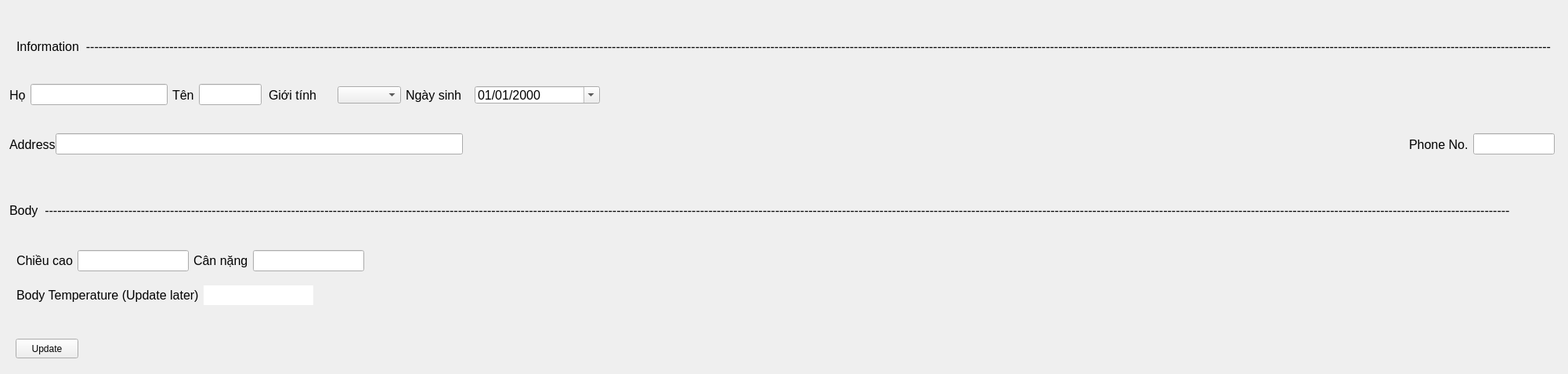
               <widget class="QWidget" name="InputProfilePage">
                <layout class="QVBoxLayout" name="verticalLayout_11">
                 <item>
                  <widget class="QWidget" name="headerProfile" native="true">
                   <property name="maximumSize">
                    <size>
                     <width>16777215</width>
                     <height>80</height>
                    </size>
                   </property>
                   <widget class="QLabel" name="label_8">
                    <property name="geometry">
                     <rect>
                      <x>70</x>
                      <y>20</y>
                      <width>231</width>
                      <height>16</height>
                     </rect>
                    </property>
                    <property name="font">
                     <font>
                      <pointsize>12</pointsize>
                     </font>
                    </property>
                    <property name="text">
                     <string>&lt;username&gt; Infomation</string>
                    </property>
                   </widget>
                  </widget>
                 </item>
                 <item>
                  <widget class="QWidget" name="bodyProfile" native="true">
                   <property name="minimumSize">
                    <size>
                     <width>0</width>
                     <height>400</height>
                    </size>
                   </property>
                   <layout class="QVBoxLayout" name="verticalLayout_12">
                    <property name="spacing">
                     <number>1</number>
                    </property>
                    <property name="leftMargin">
                     <number>1</number>
                    </property>
                    <property name="topMargin">
                     <number>1</number>
                    </property>
                    <property name="rightMargin">
                     <number>1</number>
                    </property>
                    <property name="bottomMargin">
                     <number>1</number>
                    </property>
                    <item>
                     <widget class="QWidget" name="widget_10" native="true">
                      <layout class="QVBoxLayout" name="verticalLayout_22">
                       <item>
                        <widget class="QLabel" name="label_9">
                         <property name="font">
                          <font>
                           <pointsize>12</pointsize>
                          </font>
                         </property>
                         <property name="text">
                          <string>Information  ---------------------------------------------------------------------------------------------------------------------------------------------------------------------------------------------------------------------------------------------------------------------------------------------------------------------------------------------------------------</string>
                         </property>
                        </widget>
                       </item>
                      </layout>
                     </widget>
                    </item>
                    <item>
                     <widget class="QWidget" name="widget_9" native="true">
                      <property name="maximumSize">
                       <size>
                        <width>16777215</width>
                        <height>40</height>
                       </size>
                      </property>
                      <layout class="QHBoxLayout" name="horizontalLayout_10">
                       <property name="spacing">
                        <number>0</number>
                       </property>
                       <property name="leftMargin">
                        <number>0</number>
                       </property>
                       <property name="topMargin">
                        <number>0</number>
                       </property>
                       <property name="rightMargin">
                        <number>0</number>
                       </property>
                       <property name="bottomMargin">
                        <number>0</number>
                       </property>
                       <item alignment="Qt::AlignmentFlag::AlignLeft">
                        <widget class="QWidget" name="widget_11" native="true">
                         <layout class="QHBoxLayout" name="horizontalLayout_11">
                          <property name="spacing">
                           <number>6</number>
                          </property>
                          <property name="leftMargin">
                           <number>0</number>
                          </property>
                          <property name="topMargin">
                           <number>0</number>
                          </property>
                          <property name="rightMargin">
                           <number>0</number>
                          </property>
                          <property name="bottomMargin">
                           <number>0</number>
                          </property>
                          <item>
                           <widget class="QLabel" name="label_10">
                            <property name="maximumSize">
                             <size>
                              <width>30</width>
                              <height>16777215</height>
                             </size>
                            </property>
                            <property name="font">
                             <font>
                              <pointsize>12</pointsize>
                             </font>
                            </property>
                            <property name="text">
                             <string>Họ</string>
                            </property>
                           </widget>
                          </item>
                          <item>
                           <widget class="QLineEdit" name="inpFirstName">
                            <property name="minimumSize">
                             <size>
                              <width>175</width>
                              <height>25</height>
                             </size>
                            </property>
                            <property name="maximumSize">
                             <size>
                              <width>175</width>
                              <height>16777215</height>
                             </size>
                            </property>
                            <property name="font">
                             <font>
                              <pointsize>12</pointsize>
                             </font>
                            </property>
                           </widget>
                          </item>
                          <item>
                           <widget class="QLabel" name="label_11">
                            <property name="maximumSize">
                             <size>
                              <width>30</width>
                              <height>16777215</height>
                             </size>
                            </property>
                            <property name="font">
                             <font>
                              <pointsize>12</pointsize>
                             </font>
                            </property>
                            <property name="text">
                             <string>Tên</string>
                            </property>
                           </widget>
                          </item>
                          <item>
                           <widget class="QLineEdit" name="inpLastName">
                            <property name="minimumSize">
                             <size>
                              <width>80</width>
                              <height>25</height>
                             </size>
                            </property>
                            <property name="maximumSize">
                             <size>
                              <width>80</width>
                              <height>16777215</height>
                             </size>
                            </property>
                            <property name="font">
                             <font>
                              <pointsize>12</pointsize>
                             </font>
                            </property>
                           </widget>
                          </item>
                         </layout>
                        </widget>
                       </item>
                       <item alignment="Qt::AlignmentFlag::AlignLeft">
                        <widget class="QWidget" name="widget_57" native="true">
                         <property name="minimumSize">
                          <size>
                           <width>441</width>
                           <height>40</height>
                          </size>
                         </property>
                         <property name="maximumSize">
                          <size>
                           <width>16777215</width>
                           <height>16777215</height>
                          </size>
                         </property>
                         <property name="cursor">
                          <cursorShape>ArrowCursor</cursorShape>
                         </property>
                         <property name="styleSheet">
                          <string notr="true">QComboBox {
	background-color: ;
}</string>
                         </property>
                         <layout class="QHBoxLayout" name="horizontalLayout_41">
                          <item>
                           <widget class="QLabel" name="label_47">
                            <property name="font">
                             <font>
                              <pointsize>12</pointsize>
                             </font>
                            </property>
                            <property name="text">
                             <string>Giới tính</string>
                            </property>
                           </widget>
                          </item>
                          <item>
                           <widget class="QComboBox" name="inpSexual">
                            <property name="minimumSize">
                             <size>
                              <width>75</width>
                              <height>0</height>
                             </size>
                            </property>
                            <item>
                             <property name="text">
                              <string/>
                             </property>
                            </item>
                            <item>
                             <property name="text">
                              <string>Nam</string>
                             </property>
                            </item>
                            <item>
                             <property name="text">
                              <string>Nữ</string>
                             </property>
                            </item>
                            <item>
                             <property name="text">
                              <string>Khác</string>
                             </property>
                            </item>
                           </widget>
                          </item>
                          <item>
                           <widget class="QLabel" name="label_48">
                            <property name="font">
                             <font>
                              <pointsize>12</pointsize>
                             </font>
                            </property>
                            <property name="text">
                             <string>Ngày sinh</string>
                            </property>
                           </widget>
                          </item>
                          <item>
                           <widget class="QDateEdit" name="inpDateOfBirth">
                            <property name="minimumSize">
                             <size>
                              <width>160</width>
                              <height>22</height>
                             </size>
                            </property>
                            <property name="maximumSize">
                             <size>
                              <width>200</width>
                              <height>22</height>
                             </size>
                            </property>
                            <property name="font">
                             <font>
                              <pointsize>12</pointsize>
                             </font>
                            </property>
                            <property name="mouseTracking">
                             <bool>false</bool>
                            </property>
                            <property name="contextMenuPolicy">
                             <enum>Qt::ContextMenuPolicy::DefaultContextMenu</enum>
                            </property>
                            <property name="acceptDrops">
                             <bool>true</bool>
                            </property>
                            <property name="autoFillBackground">
                             <bool>true</bool>
                            </property>
                            <property name="displayFormat">
                             <string>dd/MM/yyyy</string>
                            </property>
                            <property name="calendarPopup">
                             <bool>true</bool>
                            </property>
                            <property name="currentSectionIndex">
                             <number>0</number>
                            </property>
                            <property name="timeSpec">
                             <enum>Qt::TimeSpec::UTC</enum>
                            </property>
                            <property name="date">
                             <date>
                              <year>2000</year>
                              <month>1</month>
                              <day>1</day>
                             </date>
                            </property>
                           </widget>
                          </item>
                         </layout>
                        </widget>
                       </item>
                       <item>
                        <spacer name="horizontalSpacer">
                         <property name="orientation">
                          <enum>Qt::Orientation::Horizontal</enum>
                         </property>
                         <property name="sizeHint" stdset="0">
                          <size>
                           <width>40</width>
                           <height>20</height>
                          </size>
                         </property>
                        </spacer>
                       </item>
                      </layout>
                     </widget>
                    </item>
                    <item>
                     <widget class="QWidget" name="widget_13" native="true">
                      <layout class="QHBoxLayout" name="horizontalLayout_23">
                       <property name="spacing">
                        <number>0</number>
                       </property>
                       <property name="leftMargin">
                        <number>0</number>
                       </property>
                       <property name="topMargin">
                        <number>0</number>
                       </property>
                       <property name="rightMargin">
                        <number>0</number>
                       </property>
                       <property name="bottomMargin">
                        <number>0</number>
                       </property>
                       <item alignment="Qt::AlignmentFlag::AlignLeft">
                        <widget class="QWidget" name="widget_12" native="true">
                         <property name="minimumSize">
                          <size>
                           <width>579</width>
                           <height>84</height>
                          </size>
                         </property>
                         <property name="maximumSize">
                          <size>
                           <width>579</width>
                           <height>84</height>
                          </size>
                         </property>
                         <layout class="QHBoxLayout" name="horizontalLayout_13">
                          <property name="spacing">
                           <number>0</number>
                          </property>
                          <property name="leftMargin">
                           <number>0</number>
                          </property>
                          <property name="topMargin">
                           <number>0</number>
                          </property>
                          <property name="rightMargin">
                           <number>0</number>
                          </property>
                          <property name="bottomMargin">
                           <number>0</number>
                          </property>
                          <item>
                           <widget class="QLabel" name="label_12">
                            <property name="font">
                             <font>
                              <pointsize>12</pointsize>
                             </font>
                            </property>
                            <property name="text">
                             <string>Address</string>
                            </property>
                           </widget>
                          </item>
                          <item>
                           <widget class="QLineEdit" name="inpAddress">
                            <property name="minimumSize">
                             <size>
                              <width>0</width>
                              <height>25</height>
                             </size>
                            </property>
                            <property name="font">
                             <font>
                              <pointsize>12</pointsize>
                             </font>
                            </property>
                           </widget>
                          </item>
                         </layout>
                        </widget>
                       </item>
                       <item alignment="Qt::AlignmentFlag::AlignRight">
                        <widget class="QWidget" name="widget_30" native="true">
                         <property name="maximumSize">
                          <size>
                           <width>200</width>
                           <height>84</height>
                          </size>
                         </property>
                         <layout class="QHBoxLayout" name="horizontalLayout_22">
                          <item>
                           <widget class="QLabel" name="label_23">
                            <property name="font">
                             <font>
                              <pointsize>12</pointsize>
                             </font>
                            </property>
                            <property name="text">
                             <string>Phone No.</string>
                            </property>
                           </widget>
                          </item>
                          <item>
                           <widget class="QLineEdit" name="inpPhoneNumber">
                            <property name="minimumSize">
                             <size>
                              <width>104</width>
                              <height>25</height>
                             </size>
                            </property>
                            <property name="font">
                             <font>
                              <pointsize>12</pointsize>
                             </font>
                            </property>
                           </widget>
                          </item>
                         </layout>
                        </widget>
                       </item>
                      </layout>
                     </widget>
                    </item>
                    <item>
                     <widget class="QWidget" name="widget_32" native="true">
                      <layout class="QVBoxLayout" name="verticalLayout_23">
                       <property name="spacing">
                        <number>0</number>
                       </property>
                       <property name="leftMargin">
                        <number>0</number>
                       </property>
                       <property name="topMargin">
                        <number>0</number>
                       </property>
                       <property name="rightMargin">
                        <number>0</number>
                       </property>
                       <property name="bottomMargin">
                        <number>0</number>
                       </property>
                       <item>
                        <widget class="QLabel" name="label_24">
                         <property name="font">
                          <font>
                           <pointsize>12</pointsize>
                          </font>
                         </property>
                         <property name="text">
                          <string>Body  ---------------------------------------------------------------------------------------------------------------------------------------------------------------------------------------------------------------------------------------------------------------------------------------------------------------------------------------------------------------</string>
                         </property>
                        </widget>
                       </item>
                      </layout>
                     </widget>
                    </item>
                    <item>
                     <widget class="QWidget" name="widget_31" native="true">
                      <layout class="QVBoxLayout" name="verticalLayout_24">
                       <property name="spacing">
                        <number>0</number>
                       </property>
                       <property name="leftMargin">
                        <number>0</number>
                       </property>
                       <property name="topMargin">
                        <number>0</number>
                       </property>
                       <property name="rightMargin">
                        <number>0</number>
                       </property>
                       <property name="bottomMargin">
                        <number>0</number>
                       </property>
                       <item alignment="Qt::AlignmentFlag::AlignLeft">
                        <widget class="QWidget" name="widget_33" native="true">
                         <layout class="QHBoxLayout" name="horizontalLayout_24">
                          <item>
                           <widget class="QLabel" name="label_25">
                            <property name="font">
                             <font>
                              <pointsize>12</pointsize>
                             </font>
                            </property>
                            <property name="text">
                             <string>Chiều cao</string>
                            </property>
                           </widget>
                          </item>
                          <item>
                           <widget class="QLineEdit" name="inpHeight">
                            <property name="minimumSize">
                             <size>
                              <width>0</width>
                              <height>25</height>
                             </size>
                            </property>
                            <property name="font">
                             <font>
                              <pointsize>12</pointsize>
                             </font>
                            </property>
                           </widget>
                          </item>
                          <item>
                           <widget class="QLabel" name="label_26">
                            <property name="font">
                             <font>
                              <pointsize>12</pointsize>
                             </font>
                            </property>
                            <property name="text">
                             <string>Cân nặng</string>
                            </property>
                           </widget>
                          </item>
                          <item>
                           <widget class="QLineEdit" name="inpWeight">
                            <property name="minimumSize">
                             <size>
                              <width>0</width>
                              <height>25</height>
                             </size>
                            </property>
                            <property name="font">
                             <font>
                              <pointsize>12</pointsize>
                             </font>
                            </property>
                           </widget>
                          </item>
                         </layout>
                        </widget>
                       </item>
                       <item alignment="Qt::AlignmentFlag::AlignLeft">
                        <widget class="QWidget" name="widget_34" native="true">
                         <layout class="QHBoxLayout" name="horizontalLayout_25">
                          <item>
                           <widget class="QLabel" name="label_29">
                            <property name="font">
                             <font>
                              <pointsize>12</pointsize>
                             </font>
                            </property>
                            <property name="text">
                             <string>Body Temperature (Update later)</string>
                            </property>
                           </widget>
                          </item>
                          <item>
                           <widget class="QLineEdit" name="lineEdit_14">
                            <property name="minimumSize">
                             <size>
                              <width>0</width>
                              <height>25</height>
                             </size>
                            </property>
                            <property name="font">
                             <font>
                              <pointsize>12</pointsize>
                             </font>
                            </property>
                            <property name="cursor">
                             <cursorShape>ForbiddenCursor</cursorShape>
                            </property>
                            <property name="maxLength">
                             <number>3</number>
                            </property>
                            <property name="frame">
                             <bool>false</bool>
                            </property>
                            <property name="echoMode">
                             <enum>QLineEdit::EchoMode::NoEcho</enum>
                            </property>
                            <property name="cursorMoveStyle">
                             <enum>Qt::CursorMoveStyle::VisualMoveStyle</enum>
                            </property>
                           </widget>
                          </item>
                         </layout>
                        </widget>
                       </item>
                       <item>
                        <widget class="QWidget" name="widget_35" native="true">
                         <layout class="QHBoxLayout" name="horizontalLayout_26"/>
                        </widget>
                       </item>
                      </layout>
                     </widget>
                    </item>
                   </layout>
                  </widget>
                 </item>
                 <item>
                  <widget class="QWidget" name="footerProffile" native="true">
                   <property name="styleSheet">
                    <string notr="true">QPushButton:hover{
	background-color: #191975;
	font-weight: bold;
	border-top: 2px solid #000066; 
	border-left: 5px solid #000066;
	border-bottom: 6px solid #000066;
}</string>
                   </property>
                   <layout class="QHBoxLayout" name="horizontalLayout_30">
                    <item alignment="Qt::AlignmentFlag::AlignLeft|Qt::AlignmentFlag::AlignTop">
                     <widget class="QPushButton" name="update">
                      <property name="minimumSize">
                       <size>
                        <width>75</width>
                        <height>25</height>
                       </size>
                      </property>
                      <property name="text">
                       <string>Update</string>
                      </property>
                     </widget>
                    </item>
                   </layout>
                  </widget>
                 </item>
                </layout>
               </widget>
